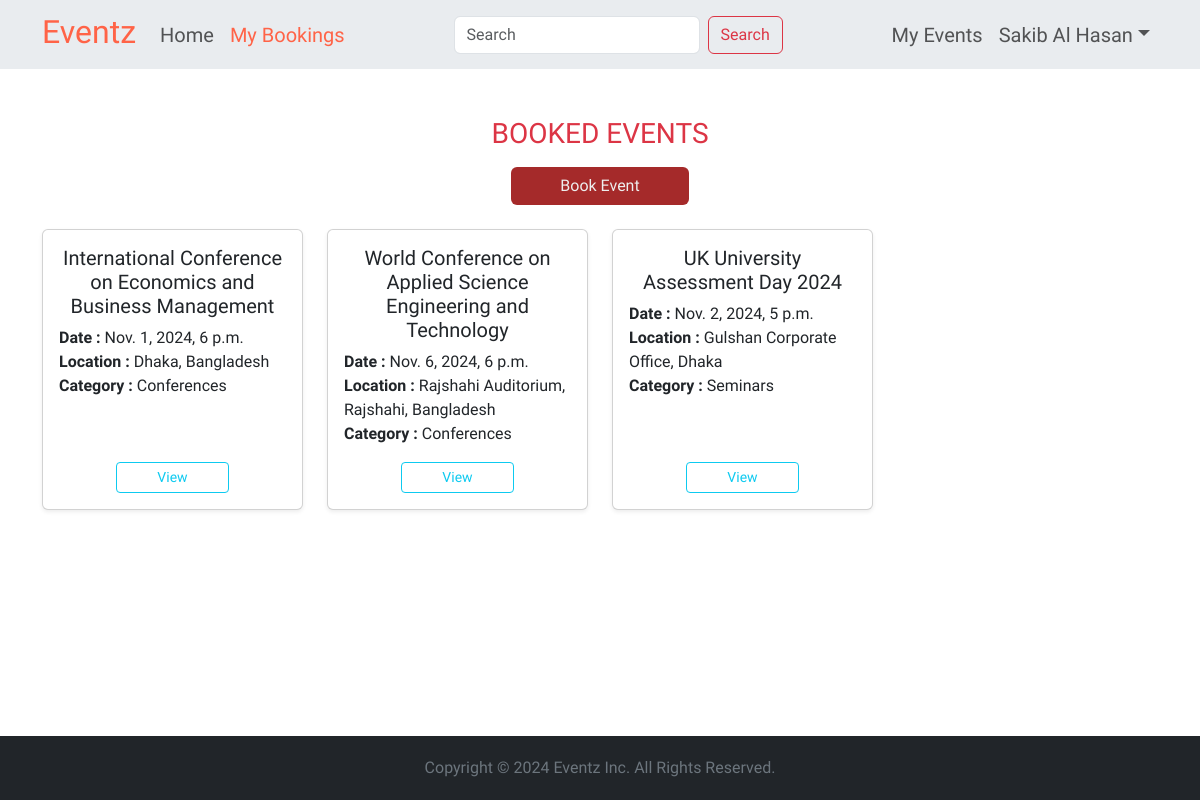
Page /book/list (signed in) on the committed database.
### app_event/models.py (models this page shows, shortened)
class Event(models.Model):
    name = models.CharField(max_length=100)
    date = models.DateTimeField()
    location = models.CharField(max_length=100)
    description = models.TextField()
    category = models.ForeignKey(Category, on_delete=models.SET_NULL, null=True, blank=True)
    created_by = models.ForeignKey(User, on_delete=models.CASCADE, related_name="events")
    capacity = models.PositiveIntegerField(default=100)
    attendees = models.ManyToManyField(User, related_name="booked_events", blank=True)

class Category(models.Model):
    name = models.CharField(max_length=25, unique=True)
    class Meta:
        verbose_name_plural = 'Categories'

### app_book/views.py (the view)
# urls.py: path('list', views.booking_list, name='booking_list'),
@login_required
def booking_list(request):
    events = request.user.booked_events.all()
    context = {'events': events, 'title': 'Booked Events'}
    return render(request, 'app_book/booking_list.html', context)

### app_book/templates/app_book/booking_list.html (shortened to what this page needs)
{% extends 'base.html' %}
{% block content %}
<div class="text-center">
  <h3 class="text-danger mb-3">{{ title | upper }}</h3>
  {% if events %}
    <a href="{% url 'home' %}" class="btn btn-brown mb-4 px-5">Book Event</a>
  {% endif %}
</div>
<div class="row">
  {% for event in events %}
    <div class="col-sm-6 col-md-4 col-lg-3 mb-4">
      <div class="card h-100 shadow-sm">
        <div class="card-body d-flex flex-column">
          <h5 class="card-title text-center">{{ event.name }}</h5>
          <p class="card-text">
            <strong>Date :</strong> {{ event.date }}<br>
            <strong>Location :</strong> {{ event.location }}<br>
            <strong>Category :</strong> {{ event.category.name }}<br>
          </p>
          <div class="text-center mt-auto">
            <a href="{% url 'event_detail' event.id %}"
              class="btn btn-outline-info btn-sm w-50">View</a>
          </div>
        </div>
      </div>
    </div>
  {% empty %}
    <div class="col-12 text-center">
      <p class="text-danger-emphasis fs-5">You have not Booked any Events Yet!</p>
      <a href="{% url 'home' %}" class="btn btn-brown w-25 mt-2">Book an Event</a>
    </div>
  {% endfor %}
</div>
{% endblock content %}

### templates/navbar.html (shortened to what this page needs)
<nav class="navbar navbar-expand-lg bg-body-secondary">
  <div class="container">
    <a class="navbar-brand logo fs-2 pt-0" href={% url 'home' %}>Eventz</a>
    <div class="collapse navbar-collapse" id="navbarContent">
      <ul class="navbar-nav me-auto fs-5">
        <li class="nav-item">
          <a class="nav-link {% if request.path == '/' %}active{% endif %}"
            aria-current="page" href={% url 'home' %}>Home</a>
        </li>
        {% if request.user.is_authenticated %}
        <li class="nav-item">
          <a class="nav-link {% if request.path == '/book/list' %}active{% endif %}"
            href={% url 'booking_list' %}>My Bookings</a>
        </li>
        {% endif %}
      </ul>
      <form class="d-flex" method="post" action="{% url 'home' %}">
        <input class="form-control me-2" type="search" name="query" value="{{ query }}"
          placeholder="Search" aria-label="Search">
        <button class="btn btn-outline-danger" type="submit">Search</button>
      </form>
      <ul class="navbar-nav ms-auto fs-5">
        {% if request.user.is_authenticated %}
        <li class="nav-item">
          <a class="nav-link {% if request.path == '/event/list' %}active{% endif %}"
            href={% url 'event_list' %}>My Events</a>
        </li>
        <li class="nav-item dropdown">
          <a class="nav-link dropdown-toggle
            {% if request.path == '/user/profile/' or request.path ==  '/event/category' %}active{% endif %}"
            href="#" id="navbarDropdown"
            role="button" data-bs-toggle="dropdown" aria-expanded="false">
            {{ user.first_name }} {{ user.last_name }}</a>
        </li>
        {% endif %}
      </ul>
    </div>
  </div>
</nav>

### static/css/style.css (style rules this page uses)
body, h1, h2, h3, h4, h5, h6, p, span, a, input, textarea, label, button, select { font-family: "Pridi", serif; font-weight: 400; font-style: normal; }
.logo { font-family: "Tac One", sans-serif; color: tomato; }
.active { color: tomato !important; }
.btn-brown { background: brown; color: #EEE; font-size: 1rem; transition: background-color 0.3s ease-in-out; }

### rows in the picture
Event: name "International Conference on Economics and Business Management", date "Nov. 1, 2024, 6 p.m.", location "Dhaka, Bangladesh", category.name "Conferences"
Event: name "World Conference on Applied Science Engineering and Technology", date "Nov. 6, 2024, 6 p.m.", location "Rajshahi Auditorium, Rajshahi, Bangladesh", category.name "Conferences"
Event: name "UK University Assessment Day 2024", date "Nov. 2, 2024, 5 p.m.", location "Gulshan Corporate Office, Dhaka", category.name "Seminars"

### other values in the picture
{{ user.first_name }} "Sakib Al"
{{ user.last_name }} "Hasan"
{{ title | upper }} "BOOKED EVENTS"
